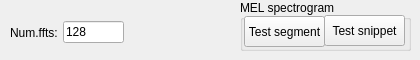
      <widget class="QWidget" name="tab_10">
       <attribute name="title">
        <string>Spectrograms</string>
       </attribute>
       <widget class="QGroupBox" name="groupBox_11">
        <property name="geometry">
         <rect>
          <x>240</x>
          <y>0</y>
          <width>171</width>
          <height>51</height>
         </rect>
        </property>
        <property name="title">
         <string>MEL spectrogram</string>
        </property>
        <widget class="QPushButton" name="Settings_test_MEL_Segment">
         <property name="geometry">
          <rect>
           <x>4</x>
           <y>16</y>
           <width>81</width>
           <height>31</height>
          </rect>
         </property>
         <property name="text">
          <string>Test segment</string>
         </property>
        </widget>
        <widget class="QPushButton" name="Settings_Test_MEL_snippet">
         <property name="geometry">
          <rect>
           <x>84</x>
           <y>15</y>
           <width>81</width>
           <height>31</height>
          </rect>
         </property>
         <property name="text">
          <string>Test snippet</string>
         </property>
        </widget>
       </widget>
       <widget class="QLineEdit" name="Settings_MEL_num_ffts">
        <property name="geometry">
         <rect>
          <x>63</x>
          <y>21</y>
          <width>61</width>
          <height>22</height>
         </rect>
        </property>
        <property name="text">
         <string>128</string>
        </property>
       </widget>
       <widget class="QLabel" name="label_24">
        <property name="geometry">
         <rect>
          <x>10</x>
          <y>25</y>
          <width>51</width>
          <height>16</height>
         </rect>
        </property>
        <property name="text">
         <string>Num.ffts:</string>
        </property>
       </widget>
      </widget>
